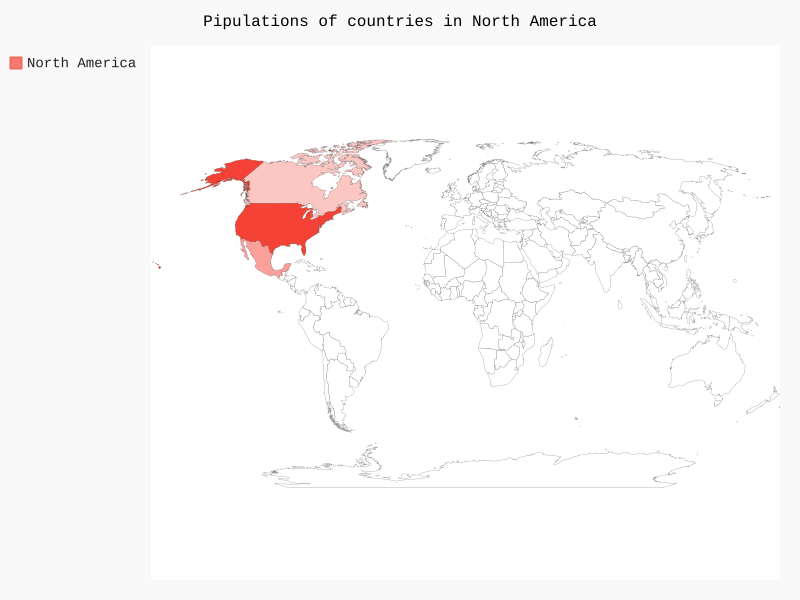

Reproduce this figure in Python.
import pygal

wm = pygal.maps.world.World()
wm.title = 'Populations of countries in North America'
wm.add('North America', {'ca': 34126000, 'us': 309349000, 'mx': 113423000})

wm.render_to_file('na_population.svg')
